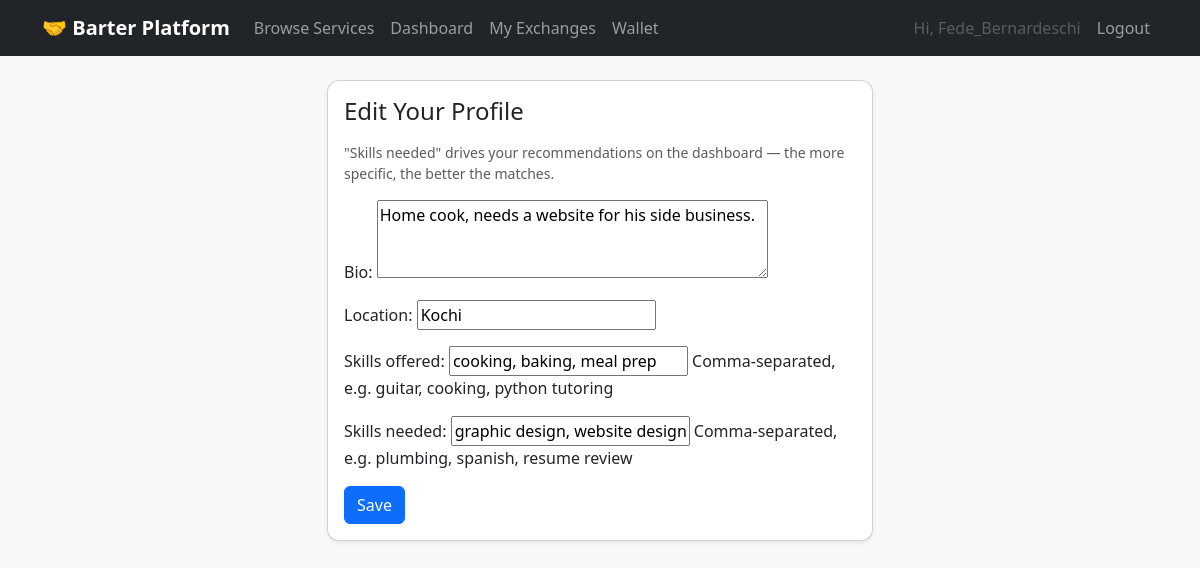
Page /profile/edit/ (signed in) on the committed database.
### core/models.py (models this page shows, shortened)
class Profile(models.Model):
    user = models.OneToOneField(settings.AUTH_USER_MODEL, on_delete=models.CASCADE)
    bio = models.TextField(blank=True)
    location = models.CharField(max_length=120, blank=True)
    skills_offered = models.TextField(
        blank=True, help_text="Comma-separated, e.g. guitar, cooking, python tutoring"
    )
    skills_needed = models.TextField(
        blank=True, help_text="Comma-separated, e.g. plumbing, spanish, resume review"
    )
    credits = models.IntegerField(default=SIGNUP_BONUS_CREDITS)
    created_at = models.DateTimeField(auto_now_add=True)

### core/views.py (the view)
# urls.py: path("profile/edit/", views.profile_edit, name="profile_edit"),
@login_required
def profile_edit(request):
    profile, _ = Profile.objects.get_or_create(user=request.user)
    if request.method == "POST":
        form = ProfileForm(request.POST, instance=profile)
        if form.is_valid():
            form.save()
            flash.success(request, "Profile updated.")
            return redirect("dashboard")
    else:
        form = ProfileForm(instance=profile)
    return render(request, "core/profile_edit.html", {"form": form})

### core/forms.py
class ProfileForm(forms.ModelForm):
    class Meta:
        model = Profile
        fields = ["bio", "location", "skills_offered", "skills_needed"]
        widgets = {
            "bio": forms.Textarea(attrs={"rows": 3}),
            "skills_offered": forms.TextInput(attrs={"placeholder": "guitar, cooking, python"}),
            "skills_needed": forms.TextInput(attrs={"placeholder": "plumbing, spanish, resume review"}),
        }

### core/templates/core/profile_edit.html (shortened to what this page needs)
{% extends "core/base.html" %}
{% block content %}
<div class="row justify-content-center">
    <div class="col-md-6">
        <div class="card shadow-sm">
            <div class="card-body">
                <h4 class="mb-3">Edit Your Profile</h4>
                <p class="text-muted small">"Skills needed" drives your recommendations on the dashboard — the more specific, the better the matches.</p>
                <form method="post">
                    {{ form.as_p }}
                    <button type="submit" class="btn btn-primary">Save</button>
                </form>
            </div>
        </div>
    </div>
</div>
{% endblock %}

### core/templates/core/base.html (shortened to what this page needs)
{% load static %}
<!DOCTYPE html>
<html lang="en">
<head>
    <link href="https://cdn.jsdelivr.net/npm/bootstrap@5.3.3/dist/css/bootstrap.min.css" rel="stylesheet">
</head>
<body>
<nav class="navbar navbar-expand-lg navbar-dark bg-dark mb-4">
    <div class="container">
        <a class="navbar-brand" href="{% url 'home' %}">🤝 Barter Platform</a>
        <div class="collapse navbar-collapse" id="navMenu">
            <ul class="navbar-nav me-auto">
                <li class="nav-item"><a class="nav-link" href="{% url 'listing_list' %}">Browse Services</a></li>
                {% if user.is_authenticated %}
                <li class="nav-item"><a class="nav-link" href="{% url 'dashboard' %}">Dashboard</a></li>
                <li class="nav-item"><a class="nav-link" href="{% url 'request_list' %}">My Exchanges</a></li>
                <li class="nav-item"><a class="nav-link" href="{% url 'wallet' %}">Wallet</a></li>
                {% endif %}
            </ul>
            <ul class="navbar-nav">
                {% if user.is_authenticated %}
                <li class="nav-item"><span class="nav-link disabled">Hi, {{ user.username }}</span></li>
                <li class="nav-item"><a class="nav-link" href="{% url 'logout' %}">Logout</a></li>
                {% else %}
                <li class="nav-item"><a class="nav-link" href="{% url 'login' %}">Login</a></li>
                <li class="nav-item"><a class="nav-link" href="{% url 'signup' %}">Sign Up</a></li>
                {% endif %}
            </ul>
        </div>
    </div>
</nav>
<div class="container mb-5">
    {% block content %}{% endblock %}
</div>
</body>
</html>

### core/templates/core/base.html (style rules this page uses)
body { background: #f7f8fa; }
.navbar-brand { font-weight: 600; }
.card { border-radius: 12px; }

### rows in the picture
Profile: bio "Home cook, needs a website for his side business.", location "Kochi", skills_offered "cooking, baking, meal prep", skills_needed "graphic design, website design"

### other values in the picture
{{ user.username }} "Fede_Bernardeschi"
